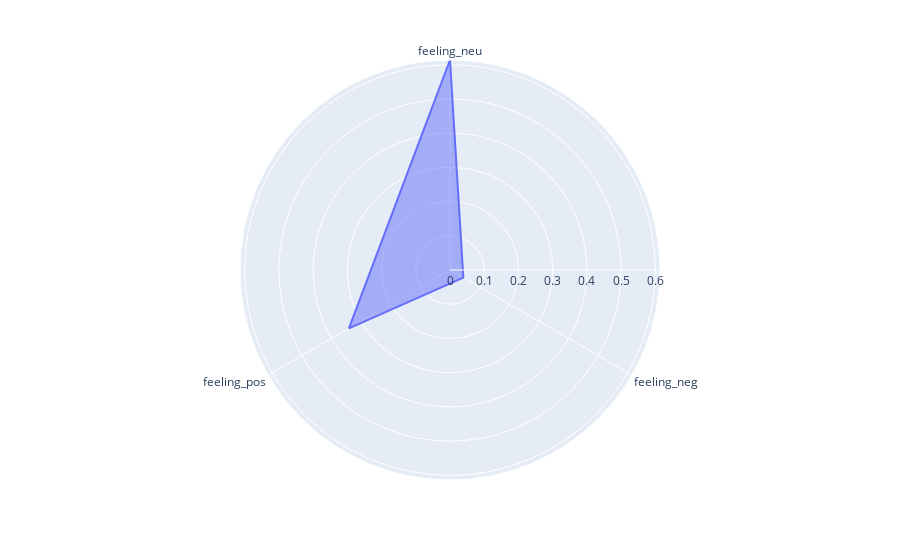
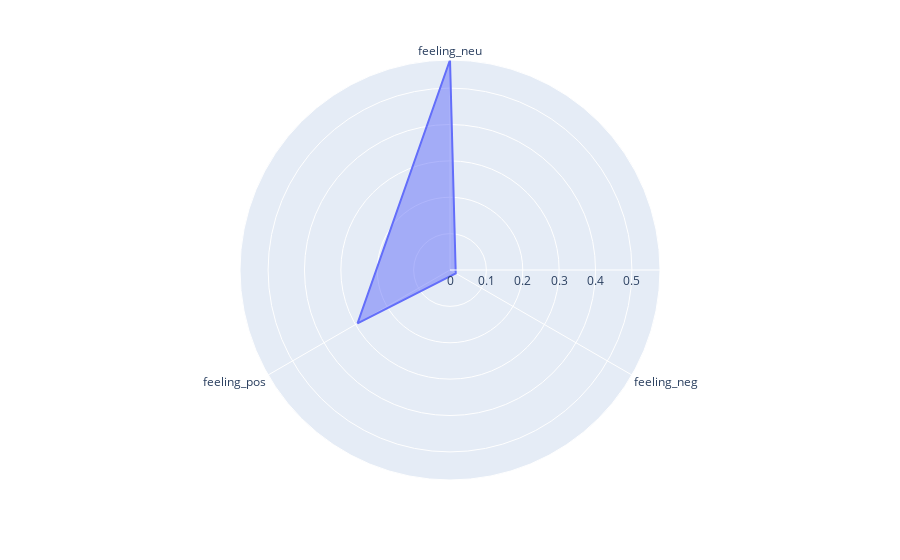
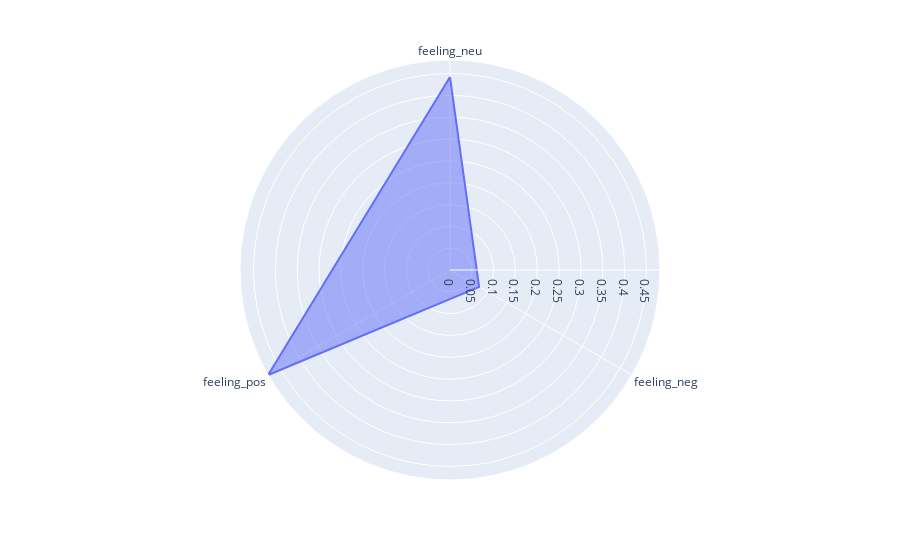
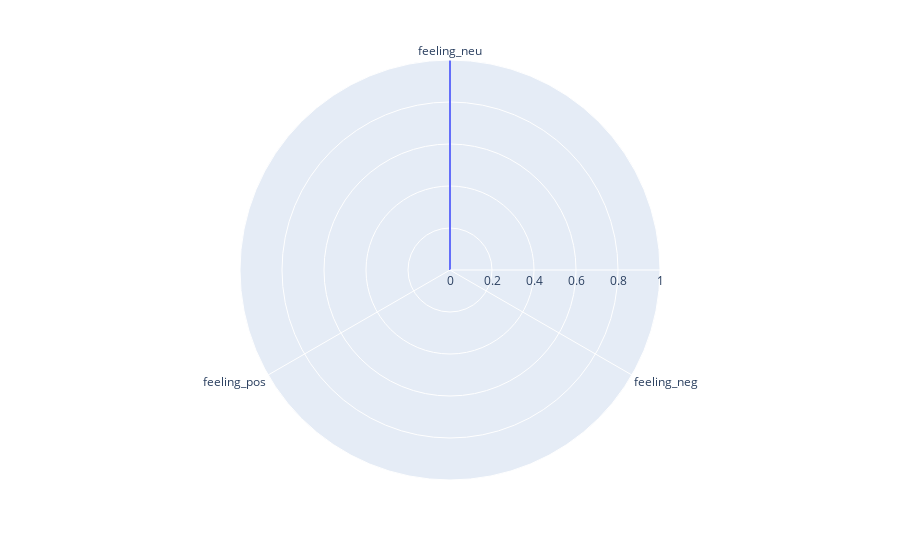

Here is the notebook cell these charts were saved with, in order:
### Code cell
pk_multi_unsp.graphs_profils(df_km,0,9, ["feeling_neu", "feeling_neg", "feeling_pos"])

### Figure 1 — Plotly figure (JSON) as saved in the notebook; plotly's stock layout.template omitted (floating-point values rounded to 4 significant figures)
{"data": [{"fill": "toself", "hovertemplate": "r=%{r}<br>theta=%{theta}<extra></extra>", "legendgroup": "", "line": {"color": "#636efa", "dash": "solid"}, "marker": {"symbol": "circle"}, "mode": "lines", "name": "", "r": [0.6135, 0.045, 0.341, 0.6135], "showlegend": false, "subplot": "polar", "theta": ["feeling_neu", "feeling_neg", "feeling_pos", "feeling_neu"], "type": "scatterpolar"}], "layout": {"legend": {"tracegroupgap": 0}, "margin": {"t": 60}, "polar": {"angularaxis": {"direction": "clockwise", "rotation": 90}, "domain": {"x": [0, 1], "y": [0, 1]}}}}

### Figure 2 — Plotly figure (JSON) as saved in the notebook; plotly's stock layout.template omitted (floating-point values rounded to 4 significant figures)
{"data": [{"fill": "toself", "hovertemplate": "r=%{r}<br>theta=%{theta}<extra></extra>", "legendgroup": "", "line": {"color": "#636efa", "dash": "solid"}, "marker": {"symbol": "circle"}, "mode": "lines", "name": "", "r": [0.5772, 0.01822, 0.2934, 0.5772], "showlegend": false, "subplot": "polar", "theta": ["feeling_neu", "feeling_neg", "feeling_pos", "feeling_neu"], "type": "scatterpolar"}], "layout": {"legend": {"tracegroupgap": 0}, "margin": {"t": 60}, "polar": {"angularaxis": {"direction": "clockwise", "rotation": 90}, "domain": {"x": [0, 1], "y": [0, 1]}}}}

### Figure 3 — Plotly figure (JSON) as saved in the notebook; plotly's stock layout.template omitted (floating-point values rounded to 4 significant figures)
{"data": [{"fill": "toself", "hovertemplate": "r=%{r}<br>theta=%{theta}<extra></extra>", "legendgroup": "", "line": {"color": "#636efa", "dash": "solid"}, "marker": {"symbol": "circle"}, "mode": "lines", "name": "", "r": [0.442, 0.077, 0.481, 0.442], "showlegend": false, "subplot": "polar", "theta": ["feeling_neu", "feeling_neg", "feeling_pos", "feeling_neu"], "type": "scatterpolar"}], "layout": {"legend": {"tracegroupgap": 0}, "margin": {"t": 60}, "polar": {"angularaxis": {"direction": "clockwise", "rotation": 90}, "domain": {"x": [0, 1], "y": [0, 1]}}}}

### Figure 4 — Plotly figure (JSON) as saved in the notebook; plotly's stock layout.template omitted (floating-point values rounded to 4 significant figures)
{"data": [{"fill": "toself", "hovertemplate": "r=%{r}<br>theta=%{theta}<extra></extra>", "legendgroup": "", "line": {"color": "#636efa", "dash": "solid"}, "marker": {"symbol": "circle"}, "mode": "lines", "name": "", "r": [1, 0, 0, 1], "showlegend": false, "subplot": "polar", "theta": ["feeling_neu", "feeling_neg", "feeling_pos", "feeling_neu"], "type": "scatterpolar"}], "layout": {"legend": {"tracegroupgap": 0}, "margin": {"t": 60}, "polar": {"angularaxis": {"direction": "clockwise", "rotation": 90}, "domain": {"x": [0, 1], "y": [0, 1]}}}}
